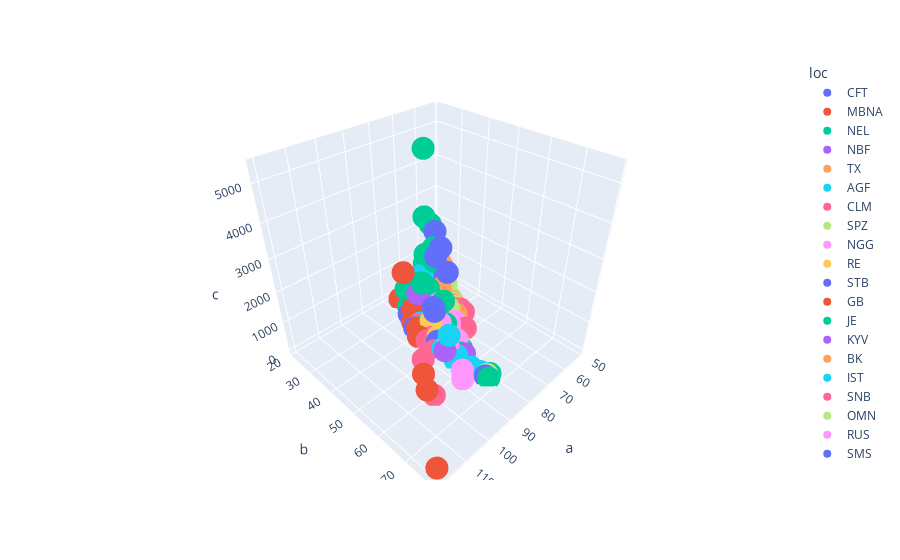

The cell this chart's notebook holds for it:
### Code cell
# show 3d scatter plot with a, b, c parameters and location as color
px.scatter_3d(df_result[df_result['R2'] > 0.90], x='a', y='b',
              z='c', color='loc', hover_data=['nech', 'temp', 'R2'])

### Figure 1 — Plotly figure (JSON) as saved in the notebook; plotly's stock layout.template omitted (floating-point values rounded to 4 significant figures)
{"data": [{"customdata": [["CFT004", 700, 0.9774], ["CFT004", 900, 0.9131], ["CFT004", 1140, 0.9786]], "hovertemplate": "loc=CFT<br>a=%{x}<br>b=%{y}<br>c=%{z}<br>nech=%{customdata[0]}<br>temp=%{customdata[1]}<br>R2=%{customdata[2]}<extra></extra>", "legendgroup": "CFT", "marker": {"color": "#636efa", "symbol": "circle"}, "mode": "markers", "name": "CFT", "scene": "scene", "showlegend": true, "type": "scatter3d", "x": [63.29, 63.29, 63.45], "y": [30.44, 26.89, 30.07], "z": [2262.0, 375.9, 621.2]}, {"customdata": [["MBNA003", 980, 0.9917]], "hovertemplate": "loc=MBNA<br>a=%{x}<br>b=%{y}<br>c=%{z}<br>nech=%{customdata[0]}<br>temp=%{customdata[1]}<br>R2=%{customdata[2]}<extra></extra>", "legendgroup": "MBNA", "marker": {"color": "#EF553B", "symbol": "circle"}, "mode": "markers", "name": "MBNA", "scene": "scene", "showlegend": true, "type": "scatter3d", "x": [73.01], "y": [44.38], "z": [13.09]}, {"customdata": [["NEL031", 980, 0.9915], ["NEL031", 1060, 0.914], ["NEL031", 1140, 0.9604], ["NEL031", 1200, 0.9646], ["NEL032", 1060, 0.9555], ["NEL032", 1140, 0.9501], ["NEL033", 1060, 0.9093], ["NEL033", 1140, 0.9549], ["NEL034", 1060, 0.9431], ["NEL034", 1200, 0.9264], ["NEL035", 980, 0.9646], ["NEL035", 1060, 0.9576], ["NEL035", 1140, 0.9287], ["NEL035", 1200, 0.9471]], "hovertemplate": "loc=NEL<br>a=%{x}<br>b=%{y}<br>c=%{z}<br>nech=%{customdata[0]}<br>temp=%{customdata[1]}<br>R2=%{customdata[2]}<extra></extra>", "legendgroup": "NEL", "marker": {"color": "#00cc96", "symbol": "circle"}, "mode": "markers", "name": "NEL", "scene": "scene", "showlegend": true, "type": "scatter3d", "x": [82.94, 77.08, 68.43, 71.8, 81.19, 78.88, 79.4, 75.34, 79.08, 73.66, 81.08, 82.84, 77.42, 71.27], "y": [67.67, 39.9, 31.69, 36.9, 52.84, 30.81, 44.84, 32.32, 54.52, 28.7, 66.78, 53.68, 30.3, 31.47], "z": [0.03244, 5.316, 460.2, 2281.0, 0.2442, 841.7, 0.8215, 671.2, 0.2043, 355.2, 0.0223, 0.1759, 74.77, 177.9]}, {"customdata": [["NBF018", 1200, 0.9694]], "hovertemplate": "loc=NBF<br>a=%{x}<br>b=%{y}<br>c=%{z}<br>nech=%{customdata[0]}<br>temp=%{customdata[1]}<br>R2=%{customdata[2]}<extra></extra>", "legendgroup": "NBF", "marker": {"color": "#ab63fa", "symbol": "circle"}, "mode": "markers", "name": "NBF", "scene": "scene", "showlegend": true, "type": "scatter3d", "x": [76.8], "y": [34.25], "z": [756.3]}, {"customdata": [["TX001", 1060, 0.9883], ["TX001", 1140, 0.9834], ["TX001", 1200, 0.9868], ["TX002", 1140, 0.9731], ["TX002", 1200, 0.9681]], "hovertemplate": "loc=TX<br>a=%{x}<br>b=%{y}<br>c=%{z}<br>nech=%{customdata[0]}<br>temp=%{customdata[1]}<br>R2=%{customdata[2]}<extra></extra>", "legendgroup": "TX", "marker": {"color": "#FFA15A", "symbol": "circle"}, "mode": "markers", "name": "TX", "scene": "scene", "showlegend": true, "type": "scatter3d", "x": [76.15, 73.77, 72.65, 75.65, 74.55], "y": [45.6, 39.26, 40.18, 39.51, 38.89], "z": [5.803, 30.35, 61.03, 37.34, 96.13]}, {"customdata": [["AGF003", 980, 0.9919], ["AGF003", 1060, 0.9908], ["AGF003", 1140, 0.9951], ["AGF003", 1200, 0.9979], ["AGF002", 980, 0.9761], ["AGF002", 1060, 0.9852], ["AGF002", 1140, 0.9958], ["AGF002", 1200, 0.9967], ["AGF001", 980, 0.9903], ["AGF001", 1140, 0.9817], ["AGF004", 980, 0.9932], ["AGF004", 1140, 0.9936], ["AGF004", 1200, 0.9969], ["AGF005", 980, 0.9838], ["AGF005", 1060, 0.993], ["AGF005", 1140, 0.9912], ["AGF005", 1200, 0.9859], ["AGF006", 980, 0.9978], ["AGF006", 1060, 0.9937], ["AGF006", 1140, 0.988], ["AGF006", 1200, 0.9874], ["AGF007", 1060, 0.9746], ["AGF007", 1140, 0.9777], ["AGF007", 1200, 0.9764]], "hovertemplate": "loc=AGF<br>a=%{x}<br>b=%{y}<br>c=%{z}<br>nech=%{customdata[0]}<br>temp=%{customdata[1]}<br>R2=%{customdata[2]}<extra></extra>", "legendgroup": "AGF", "marker": {"color": "#19d3f3", "symbol": "circle"}, "mode": "markers", "name": "AGF", "scene": "scene", "showlegend": true, "type": "scatter3d", "x": [77.98, 77.49, 78.77, 75.68, 79.84, 79.24, 79.95, 80.03, 79.13, 79.64, 79.75, 79.96, 78.31, 82.74, 83.38, 84.86, 84.65, 83.58, 82.77, 83.46, 84.45, 73.16, 70.94, 72.34], "y": [40.0, 40.16, 39.01, 32.95, 42.28, 42.3, 39.65, 38.0, 41.29, 42.59, 42.99, 41.83, 35.24, 64.35, 61.52, 56.59, 51.42, 61.56, 55.53, 52.46, 52.15, 35.43, 35.81, 38.06], "z": [0.405, 0.4694, 0.812, 2.422, 0.419, 0.3426, 0.8575, 2.855, 0.08673, 0.1622, 0.1298, 0.3992, 1.748, 0.05837, 0.4661, 10.02, 86.48, 0.125, 1.248, 14.43, 47.61, 111.3, 123.0, 308.3]}, {"customdata": [["CLM108", 980, 0.9629], ["CLM108", 1060, 0.9528], ["CLM108", 1140, 0.9527]], "hovertemplate": "loc=CLM<br>a=%{x}<br>b=%{y}<br>c=%{z}<br>nech=%{customdata[0]}<br>temp=%{customdata[1]}<br>R2=%{customdata[2]}<extra></extra>", "legendgroup": "CLM", "marker": {"color": "#FF6692", "symbol": "circle"}, "mode": "markers", "name": "CLM", "scene": "scene", "showlegend": true, "type": "scatter3d", "x": [63.58, 64.06, 71.05], "y": [42.09, 43.83, 49.94], "z": [8.734, 11.64, 71.53]}, {"customdata": [["SPZ011", 1060, 0.9942], ["SPZ011", 1140, 0.996], ["SPZ011", 1200, 0.9962], ["SPZ016", 1060, 0.992], ["SPZ016", 1140, 0.9941], ["SPZ016", 1200, 0.995], ["SPZ022", 1060, 0.993], ["SPZ022", 1140, 0.9942], ["SPZ022", 1200, 0.9964], ["SPZ012", 900, 0.9912], ["SPZ012", 980, 0.9932], ["SPZ012", 1060, 0.9949], ["SPZ012", 1200, 0.987], ["SPZ013", 900, 0.9941], ["SPZ013", 980, 0.9918], ["SPZ013", 1060, 0.9924], ["SPZ013", 1200, 0.9971], ["SPZ015", 900, 0.9895], ["SPZ015", 980, 0.9872], ["SPZ015", 1060, 0.9781], ["SPZ015", 1200, 0.9873], ["SPZ017", 900, 0.9923], ["SPZ017", 980, 0.9901], ["SPZ017", 1060, 0.9937], ["SPZ017", 1200, 0.9963]], "hovertemplate": "loc=SPZ<br>a=%{x}<br>b=%{y}<br>c=%{z}<br>nech=%{customdata[0]}<br>temp=%{customdata[1]}<br>R2=%{customdata[2]}<extra></extra>", "legendgroup": "SPZ", "marker": {"color": "#B6E880", "symbol": "circle"}, "mode": "markers", "name": "SPZ", "scene": "scene", "showlegend": true, "type": "scatter3d", "x": [65.57, 66.87, 70.02, 67.05, 65.6, 65.39, 65.53, 66.5, 66.0, 63.37, 61.08, 61.88, 59.45, 62.44, 61.63, 63.62, 60.86, 63.24, 64.26, 63.13, 58.74, 65.56, 64.6, 62.53, 62.31], "y": [38.3, 38.86, 41.9, 39.83, 37.75, 36.2, 38.18, 39.07, 37.25, 37.15, 35.52, 35.7, 31.7, 34.66, 34.55, 37.11, 33.46, 37.67, 39.75, 38.35, 31.2, 38.68, 40.19, 35.36, 35.32], "z": [16.25, 59.81, 301.2, 3.985, 16.17, 59.73, 5.289, 15.53, 86.71, 1.56, 1.797, 5.876, 398.6, 2.207, 2.914, 8.141, 438.8, 2.434, 3.258, 12.47, 334.4, 0.6172, 1.847, 3.55, 83.55]}, {"customdata": [["NGG133", 980, 0.994], ["NGG133", 1060, 0.9909], ["NGG133", 1140, 0.9942], ["NGG133", 1200, 0.9966], ["NGG134", 980, 0.9975], ["NGG134", 1060, 0.9964], ["NGG134", 1140, 0.9934], ["NGG134", 1200, 0.9983]], "hovertemplate": "loc=NGG<br>a=%{x}<br>b=%{y}<br>c=%{z}<br>nech=%{customdata[0]}<br>temp=%{customdata[1]}<br>R2=%{customdata[2]}<extra></extra>", "legendgroup": "NGG", "marker": {"color": "#FF97FF", "symbol": "circle"}, "mode": "markers", "name": "NGG", "scene": "scene", "showlegend": true, "type": "scatter3d", "x": [76.11, 78.83, 78.81, 74.41, 77.66, 76.53, 79.24, 78.64], "y": [34.06, 35.72, 34.79, 30.26, 37.95, 36.25, 37.83, 35.16], "z": [0.4, 1.558, 10.8, 47.9, 1.046, 1.409, 7.944, 38.71]}, {"customdata": [["RE609", 1060, 0.9711], ["RE612", 1140, 0.9845], ["RE614", 1140, 0.9747], ["RE617", 900, 0.9958], ["RE618", 1140, 0.9576]], "hovertemplate": "loc=RE<br>a=%{x}<br>b=%{y}<br>c=%{z}<br>nech=%{customdata[0]}<br>temp=%{customdata[1]}<br>R2=%{customdata[2]}<extra></extra>", "legendgroup": "RE", "marker": {"color": "#FECB52", "symbol": "circle"}, "mode": "markers", "name": "RE", "scene": "scene", "showlegend": true, "type": "scatter3d", "x": [74.59, 81.78, 80.17, 80.5, 74.93], "y": [35.48, 47.25, 42.89, 48.65, 31.26], "z": [128.1, 149.4, 375.7, 12.79, 894.9]}, {"customdata": [["STB017", 980, 0.9932], ["STB017", 1060, 0.9953], ["STB017", 1140, 0.993], ["STB017", 1200, 0.9907]], "hovertemplate": "loc=STB<br>a=%{x}<br>b=%{y}<br>c=%{z}<br>nech=%{customdata[0]}<br>temp=%{customdata[1]}<br>R2=%{customdata[2]}<extra></extra>", "legendgroup": "STB", "marker": {"color": "#636efa", "symbol": "circle"}, "mode": "markers", "name": "STB", "scene": "scene", "showlegend": true, "type": "scatter3d", "x": [82.38, 83.39, 80.36, 79.58], "y": [39.38, 38.4, 34.17, 32.44], "z": [1.077, 2.781, 7.847, 23.97]}, {"customdata": [["GB257", 980, 0.9935], ["GB257", 1060, 0.9863], ["GB257", 1140, 0.9732], ["GB257", 1200, 0.9946], ["GB256", 980, 0.9935], ["GB256", 1060, 0.9946], ["GB256", 1140, 0.9906], ["GB256", 1200, 0.9977], ["GB258", 980, 0.9945], ["GB258", 1060, 0.9954], ["GB258", 1140, 0.9917], ["GB258", 1200, 0.9976], ["GB263", 1140, 0.9973], ["GB264", 980, 0.9769], ["GB264", 1060, 0.988], ["GB264", 1140, 0.9981], ["GB564", 1200, 0.9931]], "hovertemplate": "loc=GB<br>a=%{x}<br>b=%{y}<br>c=%{z}<br>nech=%{customdata[0]}<br>temp=%{customdata[1]}<br>R2=%{customdata[2]}<extra></extra>", "legendgroup": "GB", "marker": {"color": "#EF553B", "symbol": "circle"}, "mode": "markers", "name": "GB", "scene": "scene", "showlegend": true, "type": "scatter3d", "x": [81.7, 84.74, 120.0, 103.9, 79.46, 79.3, 86.33, 79.1, 78.68, 79.1, 98.86, 76.23, 83.62, 76.39, 76.46, 80.46, 78.13], "y": [36.01, 41.85, 78.45, 61.5, 34.38, 33.36, 42.67, 34.04, 32.56, 34.58, 55.76, 31.85, 39.96, 25.08, 27.07, 36.27, 29.02], "z": [6.916, 32.98, 285.8, 400.6, 4.569, 20.73, 81.09, 260.7, 18.29, 59.97, 245.3, 438.4, 104.4, 53.0, 147.0, 104.3, 1312.0]}, {"customdata": [["JE382", 1140, 0.9801], ["JE389", 980, 0.9929], ["JE389", 1060, 0.9517], ["JE483", 1140, 0.9711], ["JE484", 1140, 0.9552], ["JE485", 1140, 0.9602], ["JE487", 1140, 0.9634], ["JE488", 1140, 0.9688], ["JE489", 1140, 0.973], ["JE490", 1140, 0.9459], ["JE491", 1140, 0.9632], ["JE492", 1140, 0.9541], ["JE493", 1140, 0.9602], ["JE494", 1140, 0.9465], ["JE495", 1140, 0.9622], ["JE496", 1140, 0.9343], ["JE497", 1140, 0.9733], ["JE498", 1140, 0.9778], ["JE499", 1140, 0.9722], ["JE500", 1140, 0.9853], ["JE501", 1140, 0.9889]], "hovertemplate": "loc=JE<br>a=%{x}<br>b=%{y}<br>c=%{z}<br>nech=%{customdata[0]}<br>temp=%{customdata[1]}<br>R2=%{customdata[2]}<extra></extra>", "legendgroup": "JE", "marker": {"color": "#00cc96", "symbol": "circle"}, "mode": "markers", "name": "JE", "scene": "scene", "showlegend": true, "type": "scatter3d", "x": [79.34, 81.08, 73.75, 71.61, 75.06, 71.76, 55.37, 79.06, 67.96, 60.62, 70.42, 60.51, 74.65, 74.56, 74.61, 59.63, 73.9, 74.76, 73.56, 76.23, 74.54], "y": [47.25, 55.52, 32.4, 38.27, 38.79, 37.68, 21.54, 39.63, 33.99, 23.09, 32.14, 23.19, 33.04, 32.94, 34.33, 22.14, 39.81, 43.0, 42.54, 45.8, 46.48], "z": [1291.0, 0.1898, 368.1, 9.129, 11.02, 10.25, 1908.0, 5383.0, 1551.0, 694.1, 1803.0, 2383.0, 992.4, 295.9, 1053.0, 145.3, 187.7, 30.84, 25.82, 247.9, 13.5]}, {"customdata": [["KYV000", 980, 0.9948], ["KYV000", 1140, 0.9962], ["KYV000", 1200, 0.9969]], "hovertemplate": "loc=KYV<br>a=%{x}<br>b=%{y}<br>c=%{z}<br>nech=%{customdata[0]}<br>temp=%{customdata[1]}<br>R2=%{customdata[2]}<extra></extra>", "legendgroup": "KYV", "marker": {"color": "#ab63fa", "symbol": "circle"}, "mode": "markers", "name": "KYV", "scene": "scene", "showlegend": true, "type": "scatter3d", "x": [80.29, 80.52, 86.06], "y": [56.67, 47.33, 53.43], "z": [0.2722, 38.94, 219.5]}, {"customdata": [["BK117", 980, 0.9885], ["BK117", 1060, 0.9881], ["BK117", 1140, 0.9913], ["BK117", 1200, 0.9969], ["BK117", 1400, 0.9923], ["BK119", 1060, 0.9892], ["BK119", 1140, 0.9907], ["BK119", 1200, 0.9938], ["BK119", 1400, 0.9826], ["BK118", 980, 0.99], ["BK118", 1060, 0.9893], ["BK118", 1140, 0.9946], ["BK118", 1200, 0.9972], ["BK121", 1060, 0.9854]], "hovertemplate": "loc=BK<br>a=%{x}<br>b=%{y}<br>c=%{z}<br>nech=%{customdata[0]}<br>temp=%{customdata[1]}<br>R2=%{customdata[2]}<extra></extra>", "legendgroup": "BK", "marker": {"color": "#FFA15A", "symbol": "circle"}, "mode": "markers", "name": "BK", "scene": "scene", "showlegend": true, "type": "scatter3d", "x": [62.36, 63.46, 63.53, 64.26, 51.58, 65.6, 66.28, 67.37, 64.32, 64.77, 65.13, 66.29, 65.31, 65.79], "y": [37.63, 36.73, 36.45, 38.63, 26.65, 40.18, 40.93, 43.13, 33.74, 40.27, 34.37, 37.96, 38.32, 37.01], "z": [1.363, 4.913, 16.59, 34.64, 441.2, 7.028, 32.82, 45.07, 395.5, 1.123, 6.632, 26.78, 32.9, 6.959]}, {"customdata": [["IST004", 700, 0.986], ["IST004", 1140, 0.9578]], "hovertemplate": "loc=IST<br>a=%{x}<br>b=%{y}<br>c=%{z}<br>nech=%{customdata[0]}<br>temp=%{customdata[1]}<br>R2=%{customdata[2]}<extra></extra>", "legendgroup": "IST", "marker": {"color": "#19d3f3", "symbol": "circle"}, "mode": "markers", "name": "IST", "scene": "scene", "showlegend": true, "type": "scatter3d", "x": [89.34, 68.38], "y": [57.48, 28.86], "z": [1190.0, 852.8]}, {"customdata": [["SNB153", 1060, 0.9904], ["SNB153", 1200, 0.9968], ["SNB154", 1060, 0.9837], ["SNB154", 1140, 0.9823], ["SNB154", 1200, 0.9934], ["SNB155", 1060, 0.9858], ["SNB155", 1140, 0.9926], ["SNB156", 980, 0.964], ["SNB156", 1060, 0.9609], ["SNB156", 1140, 0.9505], ["SNB156", 1200, 0.9555], ["SNB159", 980, 0.991], ["SNB159", 1060, 0.9914], ["SNB159", 1140, 0.9929], ["SNB161", 980, 0.9942], ["SNB161", 1060, 0.9932], ["SNB161", 1140, 0.9883]], "hovertemplate": "loc=SNB<br>a=%{x}<br>b=%{y}<br>c=%{z}<br>nech=%{customdata[0]}<br>temp=%{customdata[1]}<br>R2=%{customdata[2]}<extra></extra>", "legendgroup": "SNB", "marker": {"color": "#FF6692", "symbol": "circle"}, "mode": "markers", "name": "SNB", "scene": "scene", "showlegend": true, "type": "scatter3d", "x": [81.74, 81.52, 82.15, 85.32, 86.4, 84.9, 82.07, 81.25, 85.56, 92.37, 101.0, 79.44, 83.0, 82.7, 82.51, 84.37, 82.76], "y": [44.99, 43.27, 45.13, 49.28, 49.63, 45.13, 42.59, 38.24, 42.8, 49.96, 61.66, 42.06, 44.92, 44.93, 44.23, 44.9, 41.75], "z": [0.1214, 0.398, 0.1014, 0.07924, 0.2906, 0.4511, 0.3798, 1.451, 2.926, 11.35, 38.55, 0.1471, 0.2674, 1.158, 0.1778, 0.3487, 1.345]}, {"customdata": [["OMN079", 980, 0.9856], ["OMN079", 1060, 0.9954], ["OMN079", 1140, 0.9669]], "hovertemplate": "loc=OMN<br>a=%{x}<br>b=%{y}<br>c=%{z}<br>nech=%{customdata[0]}<br>temp=%{customdata[1]}<br>R2=%{customdata[2]}<extra></extra>", "legendgroup": "OMN", "marker": {"color": "#B6E880", "symbol": "circle"}, "mode": "markers", "name": "OMN", "scene": "scene", "showlegend": true, "type": "scatter3d", "x": [82.1, 81.48, 76.73], "y": [66.39, 54.74, 38.77], "z": [0.06406, 0.8771, 33.57]}, {"customdata": [["RUS478", 1300, 0.9843], ["RUS478", 1400, 0.9965], ["RUS477", 1300, 0.9901], ["RUS477", 1400, 0.9673], ["RUS479", 1300, 0.9979], ["RUS479", 1400, 0.9908], ["RUS891", 1300, 0.9991], ["RUS891", 1400, 0.9986], ["RUS943", 980, 0.9919], ["RUS943", 1060, 0.9947], ["RUS943", 1140, 0.9974], ["RUS944", 980, 0.9891], ["RUS944", 1060, 0.9903], ["RUS946", 1140, 0.9913], ["RUS946", 1200, 0.9918]], "hovertemplate": "loc=RUS<br>a=%{x}<br>b=%{y}<br>c=%{z}<br>nech=%{customdata[0]}<br>temp=%{customdata[1]}<br>R2=%{customdata[2]}<extra></extra>", "legendgroup": "RUS", "marker": {"color": "#FF97FF", "symbol": "circle"}, "mode": "markers", "name": "RUS", "scene": "scene", "showlegend": true, "type": "scatter3d", "x": [89.79, 86.93, 83.63, 77.29, 81.09, 74.66, 78.94, 72.39, 81.25, 77.31, 80.44, 78.55, 75.63, 74.63, 77.97], "y": [63.21, 60.91, 52.67, 44.4, 53.11, 46.18, 52.59, 46.44, 54.95, 45.72, 50.94, 49.27, 42.56, 40.32, 44.87], "z": [55.87, 53.52, 246.6, 1002.0, 102.4, 191.0, 201.5, 189.2, 0.5577, 17.31, 115.0, 0.7015, 52.5, 126.8, 312.7]}, {"customdata": [["920", 980, 0.9919], ["920", 1060, 0.9919], ["920", 1140, 0.9953], ["920", 1200, 0.9941], ["924", 980, 0.9806], ["924", 1060, 0.9881], ["924", 1140, 0.9829], ["924", 1200, 0.986], ["928", 980, 0.9934], ["928", 1060, 0.9927], ["928", 1140, 0.9935], ["928", 1200, 0.9939], ["932", 980, 0.9754], ["932", 1060, 0.977], ["932", 1140, 0.9925], ["932", 1200, 0.9966]], "hovertemplate": "loc=<br>a=%{x}<br>b=%{y}<br>c=%{z}<br>nech=%{customdata[0]}<br>temp=%{customdata[1]}<br>R2=%{customdata[2]}<extra></extra>", "legendgroup": "", "marker": {"color": "#FECB52", "symbol": "circle"}, "mode": "markers", "name": "", "scene": "scene", "showlegend": false, "type": "scatter3d", "x": [77.34, 77.81, 81.45, 79.36, 76.15, 74.24, 72.58, 76.32, 79.0, 78.76, 77.06, 76.95, 76.26, 78.98, 79.15, 81.13], "y": [51.87, 49.35, 54.88, 51.99, 42.25, 38.31, 40.66, 42.96, 50.42, 49.81, 49.64, 46.43, 41.77, 42.25, 48.75, 52.6], "z": [2.446, 6.521, 17.88, 41.24, 11.44, 21.88, 26.21, 53.14, 1.511, 4.585, 11.49, 45.93, 13.21, 32.64, 17.89, 20.05]}, {"customdata": [["SMS010", 1400, 0.9714], ["SMS011", 1140, 0.9557], ["SMS015", 980, 0.9862], ["SMS017", 1300, 0.9813], ["SMS017", 1400, 0.9763], ["SMS018", 1400, 0.9779], ["SMS019", 1400, 0.976], ["SMS009", 1400, 0.9933]], "hovertemplate": "loc=SMS<br>a=%{x}<br>b=%{y}<br>c=%{z}<br>nech=%{customdata[0]}<br>temp=%{customdata[1]}<br>R2=%{customdata[2]}<extra></extra>", "legendgroup": "SMS", "marker": {"color": "#636efa", "symbol": "circle"}, "mode": "markers", "name": "SMS", "scene": "scene", "showlegend": true, "type": "scatter3d", "x": [81.93, 81.67, 83.01, 84.97, 84.19, 83.82, 86.7, 84.19], "y": [50.64, 47.87, 66.45, 48.34, 50.06, 47.0, 50.33, 48.93], "z": [2506.0, 0.9759, 0.05206, 1254.0, 3289.0, 1262.0, 3146.0, 191.3]}], "layout": {"legend": {"title": {"text": "loc"}, "tracegroupgap": 0}, "margin": {"t": 60}, "scene": {"domain": {"x": [0, 1], "y": [0, 1]}, "xaxis": {"title": {"text": "a"}}, "yaxis": {"title": {"text": "b"}}, "zaxis": {"title": {"text": "c"}}}}}
